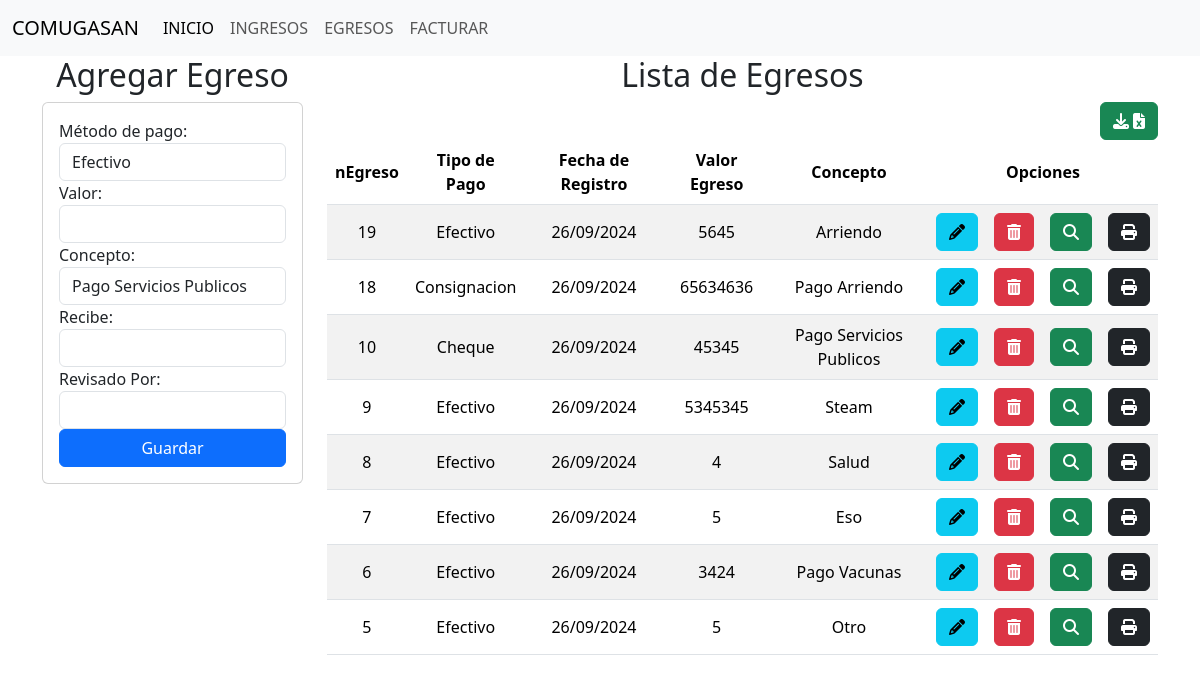
/egresos/, run on the app's committed database.
### comite/models.py (models this page shows, shortened)
class Egresos(models.Model):
    nEgreso = models.AutoField(primary_key=True)
    tipo_pago = models.CharField(max_length=20)
    valorEgreso = models.IntegerField(default=0,blank=True,null=True)
    concepto = models.CharField(max_length=200)
    ciudad = models.CharField(max_length=100,default='San Juan Nepomuceno',editable=False)
    recibe = models.CharField(max_length=100, null=False)
    aprobado = models.CharField(max_length=100,default='Jorge Arzuaga',editable=False)
    revisado = models.CharField(max_length=100,default='Jorge Arzuaga',null=False)
    contabilizado = models.CharField(max_length=100,default='Eduard Posso',editable=False)
    fecha = models.DateTimeField(auto_now_add=True,editable=False)

### comite/views.py (the view)
# urls.py: path('egresos/',views.egresos),
def egresos(request):
    egresos = Egresos.objects.all()
    egresos_invertidos = []
    for i in egresos[::-1]:
        egresos_invertidos.append(i)
    return render(request,"egresos/egresos.html",{"egresos":egresos_invertidos})

### comite/templates/egresos/egresos.html (shortened to what this page needs)
{% extends "base.html" %}
{% load static %}
{% block body %}
<div class="row">
    <div class=" col-sm-12 col-md-6 col-lg-3 col-xl-3">
        <h2 style="text-align: center;">Agregar Egreso</h2>
        <div class="card">
            <div class="card-body">
                <form action="/registrarEgreso/" id="registro-form" method="POST">
                    <label for="tipo_pago">Método de pago:</label>
                    <select id="tipo_pago" class="form-control" name="tipo_pago">
                        <option value="Efectivo">Efectivo</option>
                    </select>
                    <div class="form-group">
                        <label>Valor:</label>
                        <input class="form-control" type="number" id="valorEgreso" name="valorEgreso" maxlength="20" required>
                    </div>
                    <div>
                        <label for="concepto">Concepto:</label>
                        <select id="concepto" class="form-control" name="concepto">
                            <option value="Pago Servicios Publicos">Pago Servicios Publicos</option>
                        </select>
                    </div>
                    <div class="form-group" class="form-control">
                        <label>Recibe:</label>
                        <input class="form-control" type="text" id="recibe" name="recibe" maxlength="20" required>
                    </div>
                    <div class="form-group" class="form-control">
                        <label>Revisado Por:</label>
                        <input class="form-control" type="text" id="revisado" name="revisado" maxlength="20" required>
                    </div>
                    <div class="form-group">
                        <button type="submit" class="btn btn-primary w-100 text-white">Guardar</button>
                    </div>
                </form>
            </div>
        </div>
    </div>
    <div class=" col-sm-12 col-md-6 col-lg-9 col-xl-9">
        <h2 style="text-align: center;">Lista de Egresos</h2>
        <div style="text-align: right;">
        <td><a href="/egresos/descargarExcelEgresos/" class="btn btn-success">  <i class="fa-solid fa-download">&nbsp;</i><i class="fa-solid fa-file-excel"> </i></i></></a></td>
        </div>
        <div class="table-responsive">
            <table class="table table-striped">
                <thead>
                    <tr>
                        <th>nEgreso</th>
                        <th>Tipo de Pago</th>
                        <th>Fecha de Registro</th>
                        <th>Valor Egreso</th>
                        <th>Concepto</th>
                        <th colspan="4">Opciones</th>
                    </tr>
                </thead>
                <tbody>
                    {% for items in egresos %}
                    <tr>
                        <td>{{items.nEgreso}}</td>
                        <td>{{items.tipo_pago}}</td>
                        <td>{{items.fecha|date:"d/m/Y"}}</td>
                        <td>{{items.valorEgreso}}</td>
                        <td>{{items.concepto}}</td>
                        <td><a href="edicionEgreso/{{items.nEgreso}}" class="btn btn-info"><i class="fa-solid fa-pencil"></i></a></td>
                        <td><a href="eliminacionEgreso/{{items.nEgreso}}" class="btn btn-danger btnEliminacion"> <i class="fa-solid fa-trash-can"></i></a></td>
                        <td><a href="detalleEgreso/{{items.nEgreso}}" class="btn btn-success"><i class="fa-solid fa-magnifying-glass"></i></a></td>
                        <td><a href="imprimirEgreso/{{items.nEgreso}}" onclick="abrirPopup(event, 'imprimirEgreso/{{items.nEgreso}}', 'Mi ventana emergente', 800, 1000)"  class="btn btn-dark"><i class="fa-solid fa-print"></i></i></i></a></td>
                    </tr>
                    {% endfor%}
                </tbody>
            </table>
        </div>
    </div>
</div>
{% endblock %}

### comite/static/css/ingresos.css (style rules this page uses)
th, td { text-align: center; vertical-align: middle; }

### data on the page
Egresos: nEgreso "19", tipo_pago "Efectivo", fecha "26/09/2024", valorEgreso "5645", concepto "Arriendo"
Egresos: nEgreso "18", tipo_pago "Consignacion", fecha "26/09/2024", valorEgreso "65634636", concepto "Pago Arriendo"
Egresos: nEgreso "10", tipo_pago "Cheque", fecha "26/09/2024", valorEgreso "45345", concepto "Pago Servicios Publicos"
Egresos: nEgreso "9", tipo_pago "Efectivo", fecha "26/09/2024", valorEgreso "5345345", concepto "Steam"
Egresos: nEgreso "8", tipo_pago "Efectivo", fecha "26/09/2024", valorEgreso "4", concepto "Salud"
Egresos: nEgreso "7", tipo_pago "Efectivo", fecha "26/09/2024", valorEgreso "5", concepto "Eso"
Egresos: nEgreso "6", tipo_pago "Efectivo", fecha "26/09/2024", valorEgreso "3424", concepto "Pago Vacunas"
Egresos: nEgreso "5", tipo_pago "Efectivo", fecha "26/09/2024", valorEgreso "5", concepto "Otro"
